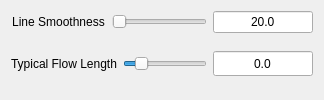
                     <widget class="QFrame" name="autoscaleOnFrame">
                      <property name="frameShape">
                       <enum>QFrame::NoFrame</enum>
                      </property>
                      <property name="frameShadow">
                       <enum>QFrame::Plain</enum>
                      </property>
                      <property name="lineWidth">
                       <number>0</number>
                      </property>
                      <layout class="QHBoxLayout" name="horizontalLayout_15">
                       <item>
                        <layout class="QVBoxLayout" name="verticalLayout_13">
                         <item>
                          <layout class="QHBoxLayout" name="_9">
                           <item>
                            <widget class="QLabel" name="geometrySamplesLabel_2">
                             <property name="sizePolicy">
                              <sizepolicy hsizetype="MinimumExpanding" vsizetype="Preferred">
                               <horstretch>0</horstretch>
                               <verstretch>0</verstretch>
                              </sizepolicy>
                             </property>
                             <property name="minimumSize">
                              <size>
                               <width>0</width>
                               <height>20</height>
                              </size>
                             </property>
                             <property name="text">
                              <string>Line Smoothness</string>
                             </property>
                             <property name="alignment">
                              <set>Qt::AlignCenter</set>
                             </property>
                             <property name="wordWrap">
                              <bool>false</bool>
                             </property>
                            </widget>
                           </item>
                           <item>
                            <widget class="QSlider" name="smoothnessSlider">
                             <property name="minimumSize">
                              <size>
                               <width>75</width>
                               <height>0</height>
                              </size>
                             </property>
                             <property name="maximumSize">
                              <size>
                               <width>100</width>
                               <height>25</height>
                              </size>
                             </property>
                             <property name="toolTip">
                              <string>&lt;!DOCTYPE HTML PUBLIC &quot;-//W3C//DTD HTML 4.0//EN&quot; &quot;http://www.w3.org/TR/REC-html40/strict.dtd&quot;&gt;
&lt;html&gt;&lt;head&gt;&lt;meta name=&quot;qrichtext&quot; content=&quot;1&quot; /&gt;&lt;style type=&quot;text/css&quot;&gt;
p, li { white-space: pre-wrap; }
&lt;/style&gt;&lt;/head&gt;&lt;body style=&quot; font-family:'MS Shell Dlg 2'; font-size:8.25pt; font-weight:400; font-style:normal;&quot;&gt;
&lt;p style=&quot; margin-top:0px; margin-bottom:0px; margin-left:0px; margin-right:0px; -qt-block-indent:0; text-indent:0px;&quot;&gt;&lt;span style=&quot; font-size:8pt;&quot;&gt;Specify how many geometric shapes will be displayed per scene diameter distance, when the steady field is automatically scaled.&lt;/span&gt;&lt;/p&gt;&lt;/body&gt;&lt;/html&gt;</string>
                             </property>
                             <property name="whatsThis">
                              <string>&lt;!DOCTYPE HTML PUBLIC &quot;-//W3C//DTD HTML 4.0//EN&quot; &quot;http://www.w3.org/TR/REC-html40/strict.dtd&quot;&gt;
&lt;html&gt;&lt;head&gt;&lt;meta name=&quot;qrichtext&quot; content=&quot;1&quot; /&gt;&lt;style type=&quot;text/css&quot;&gt;
p, li { white-space: pre-wrap; }
&lt;/style&gt;&lt;/head&gt;&lt;body style=&quot; font-family:'MS Shell Dlg 2'; font-size:8.25pt; font-weight:400; font-style:normal;&quot;&gt;
&lt;p style=&quot; margin-top:0px; margin-bottom:0px; margin-left:0px; margin-right:0px; -qt-block-indent:0; text-indent:0px;&quot;&gt;&lt;span style=&quot; font-size:8pt;&quot;&gt;The smoothness value indicates how&lt;/span&gt;&lt;/p&gt;
&lt;p style=&quot; margin-top:0px; margin-bottom:0px; margin-left:0px; margin-right:0px; -qt-block-indent:0; text-indent:0px;&quot;&gt;&lt;span style=&quot; font-size:8pt;&quot;&gt;frequently steady field lines are sampled&lt;/span&gt;&lt;/p&gt;
&lt;p style=&quot; margin-top:0px; margin-bottom:0px; margin-left:0px; margin-right:0px; -qt-block-indent:0; text-indent:0px;&quot;&gt;&lt;span style=&quot; font-size:8pt;&quot;&gt;along their length when they are displayed.&lt;/span&gt;&lt;/p&gt;
&lt;p style=&quot; margin-top:0px; margin-bottom:0px; margin-left:0px; margin-right:0px; -qt-block-indent:0; text-indent:0px;&quot;&gt;&lt;span style=&quot; font-size:8pt;&quot;&gt;This value is the typical number of samples&lt;/span&gt;&lt;/p&gt;
&lt;p style=&quot; margin-top:0px; margin-bottom:0px; margin-left:0px; margin-right:0px; -qt-block-indent:0; text-indent:0px;&quot;&gt;&lt;span style=&quot; font-size:8pt;&quot;&gt;in a field line of length equal to the diameter&lt;/span&gt;&lt;/p&gt;
&lt;p style=&quot; margin-top:0px; margin-bottom:0px; margin-left:0px; margin-right:0px; -qt-block-indent:0; text-indent:0px;&quot;&gt;&lt;span style=&quot; font-size:8pt;&quot;&gt;of the full data domain.  This is based on&lt;/span&gt;&lt;/p&gt;
&lt;p style=&quot; margin-top:0px; margin-bottom:0px; margin-left:0px; margin-right:0px; -qt-block-indent:0; text-indent:0px;&quot;&gt;&lt;span style=&quot; font-size:8pt;&quot;&gt;the average field magnitude in the region&lt;/span&gt;&lt;/p&gt;
&lt;p style=&quot; margin-top:0px; margin-bottom:0px; margin-left:0px; margin-right:0px; -qt-block-indent:0; text-indent:0px;&quot;&gt;&lt;span style=&quot; font-size:8pt;&quot;&gt;and does not necessary give the&lt;/span&gt;&lt;/p&gt;
&lt;p style=&quot; margin-top:0px; margin-bottom:0px; margin-left:0px; margin-right:0px; -qt-block-indent:0; text-indent:0px;&quot;&gt;&lt;span style=&quot; font-size:8pt;&quot;&gt;actual sample spacing of an individual&lt;/span&gt;&lt;/p&gt;
&lt;p style=&quot; margin-top:0px; margin-bottom:0px; margin-left:0px; margin-right:0px; -qt-block-indent:0; text-indent:0px;&quot;&gt;&lt;span style=&quot; font-size:8pt;&quot;&gt;field line.  To explicitly set the &lt;/span&gt;&lt;/p&gt;
&lt;p style=&quot; margin-top:0px; margin-bottom:0px; margin-left:0px; margin-right:0px; -qt-block-indent:0; text-indent:0px;&quot;&gt;&lt;span style=&quot; font-size:8pt;&quot;&gt;sampling rate, un-check the&lt;/span&gt;&lt;/p&gt;
&lt;p style=&quot; margin-top:0px; margin-bottom:0px; margin-left:0px; margin-right:0px; -qt-block-indent:0; text-indent:0px;&quot;&gt;&lt;span style=&quot; font-size:8pt;&quot;&gt;option &amp;quot;Automatically scale steady&lt;/span&gt;&lt;/p&gt;
&lt;p style=&quot; margin-top:0px; margin-bottom:0px; margin-left:0px; margin-right:0px; -qt-block-indent:0; text-indent:0px;&quot;&gt;&lt;span style=&quot; font-size:8pt;&quot;&gt;field&amp;quot;&lt;/span&gt;&lt;/p&gt;&lt;/body&gt;&lt;/html&gt;</string>
                             </property>
                             <property name="maximum">
                              <number>256</number>
                             </property>
                             <property name="tracking">
                              <bool>false</bool>
                             </property>
                             <property name="orientation">
                              <enum>Qt::Horizontal</enum>
                             </property>
                            </widget>
                           </item>
                           <item>
                            <widget class="QLineEdit" name="smoothnessSamplesEdit">
                             <property name="minimumSize">
                              <size>
                               <width>100</width>
                               <height>20</height>
                              </size>
                             </property>
                             <property name="maximumSize">
                              <size>
                               <width>100</width>
                               <height>32767</height>
                              </size>
                             </property>
                             <property name="toolTip">
                              <string>&lt;!DOCTYPE HTML PUBLIC &quot;-//W3C//DTD HTML 4.0//EN&quot; &quot;http://www.w3.org/TR/REC-html40/strict.dtd&quot;&gt;
&lt;html&gt;&lt;head&gt;&lt;meta name=&quot;qrichtext&quot; content=&quot;1&quot; /&gt;&lt;style type=&quot;text/css&quot;&gt;
p, li { white-space: pre-wrap; }
&lt;/style&gt;&lt;/head&gt;&lt;body style=&quot; font-family:'MS Shell Dlg 2'; font-size:8.25pt; font-weight:400; font-style:normal;&quot;&gt;
&lt;p style=&quot; margin-top:0px; margin-bottom:0px; margin-left:0px; margin-right:0px; -qt-block-indent:0; text-indent:0px;&quot;&gt;&lt;span style=&quot; font-size:8pt;&quot;&gt;Specify how many geometric shapes will be displayed per scene diameter distance, when the steady field is automatically scaled.&lt;/span&gt;&lt;/p&gt;&lt;/body&gt;&lt;/html&gt;</string>
                             </property>
                             <property name="whatsThis">
                              <string>&lt;!DOCTYPE HTML PUBLIC &quot;-//W3C//DTD HTML 4.0//EN&quot; &quot;http://www.w3.org/TR/REC-html40/strict.dtd&quot;&gt;
&lt;html&gt;&lt;head&gt;&lt;meta name=&quot;qrichtext&quot; content=&quot;1&quot; /&gt;&lt;style type=&quot;text/css&quot;&gt;
p, li { white-space: pre-wrap; }
&lt;/style&gt;&lt;/head&gt;&lt;body style=&quot; font-family:'MS Shell Dlg 2'; font-size:8.25pt; font-weight:400; font-style:normal;&quot;&gt;
&lt;p style=&quot; margin-top:0px; margin-bottom:0px; margin-left:0px; margin-right:0px; -qt-block-indent:0; text-indent:0px;&quot;&gt;&lt;span style=&quot; font-size:8pt;&quot;&gt;The smoothness value indicates how&lt;/span&gt;&lt;/p&gt;
&lt;p style=&quot; margin-top:0px; margin-bottom:0px; margin-left:0px; margin-right:0px; -qt-block-indent:0; text-indent:0px;&quot;&gt;&lt;span style=&quot; font-size:8pt;&quot;&gt;frequently steady field lines are sampled&lt;/span&gt;&lt;/p&gt;
&lt;p style=&quot; margin-top:0px; margin-bottom:0px; margin-left:0px; margin-right:0px; -qt-block-indent:0; text-indent:0px;&quot;&gt;&lt;span style=&quot; font-size:8pt;&quot;&gt;along their length when they are displayed.&lt;/span&gt;&lt;/p&gt;
&lt;p style=&quot; margin-top:0px; margin-bottom:0px; margin-left:0px; margin-right:0px; -qt-block-indent:0; text-indent:0px;&quot;&gt;&lt;span style=&quot; font-size:8pt;&quot;&gt;This value is the typical number of samples&lt;/span&gt;&lt;/p&gt;
&lt;p style=&quot; margin-top:0px; margin-bottom:0px; margin-left:0px; margin-right:0px; -qt-block-indent:0; text-indent:0px;&quot;&gt;&lt;span style=&quot; font-size:8pt;&quot;&gt;in a field line of length equal to the diameter&lt;/span&gt;&lt;/p&gt;
&lt;p style=&quot; margin-top:0px; margin-bottom:0px; margin-left:0px; margin-right:0px; -qt-block-indent:0; text-indent:0px;&quot;&gt;&lt;span style=&quot; font-size:8pt;&quot;&gt;of the full data domain.  This is based on&lt;/span&gt;&lt;/p&gt;
&lt;p style=&quot; margin-top:0px; margin-bottom:0px; margin-left:0px; margin-right:0px; -qt-block-indent:0; text-indent:0px;&quot;&gt;&lt;span style=&quot; font-size:8pt;&quot;&gt;the average field magnitude in the region&lt;/span&gt;&lt;/p&gt;
&lt;p style=&quot; margin-top:0px; margin-bottom:0px; margin-left:0px; margin-right:0px; -qt-block-indent:0; text-indent:0px;&quot;&gt;&lt;span style=&quot; font-size:8pt;&quot;&gt;and does not necessary give the&lt;/span&gt;&lt;/p&gt;
&lt;p style=&quot; margin-top:0px; margin-bottom:0px; margin-left:0px; margin-right:0px; -qt-block-indent:0; text-indent:0px;&quot;&gt;&lt;span style=&quot; font-size:8pt;&quot;&gt;actual sample spacing of an individual&lt;/span&gt;&lt;/p&gt;
&lt;p style=&quot; margin-top:0px; margin-bottom:0px; margin-left:0px; margin-right:0px; -qt-block-indent:0; text-indent:0px;&quot;&gt;&lt;span style=&quot; font-size:8pt;&quot;&gt;field line.  To explicitly set the &lt;/span&gt;&lt;/p&gt;
&lt;p style=&quot; margin-top:0px; margin-bottom:0px; margin-left:0px; margin-right:0px; -qt-block-indent:0; text-indent:0px;&quot;&gt;&lt;span style=&quot; font-size:8pt;&quot;&gt;sampling rate, un-check the&lt;/span&gt;&lt;/p&gt;
&lt;p style=&quot; margin-top:0px; margin-bottom:0px; margin-left:0px; margin-right:0px; -qt-block-indent:0; text-indent:0px;&quot;&gt;&lt;span style=&quot; font-size:8pt;&quot;&gt;option &amp;quot;Automatically scale steady&lt;/span&gt;&lt;/p&gt;
&lt;p style=&quot; margin-top:0px; margin-bottom:0px; margin-left:0px; margin-right:0px; -qt-block-indent:0; text-indent:0px;&quot;&gt;&lt;span style=&quot; font-size:8pt;&quot;&gt;field&amp;quot;&lt;/span&gt;&lt;/p&gt;&lt;/body&gt;&lt;/html&gt;</string>
                             </property>
                             <property name="text">
                              <string>20.0</string>
                             </property>
                             <property name="alignment">
                              <set>Qt::AlignHCenter</set>
                             </property>
                            </widget>
                           </item>
                          </layout>
                         </item>
                         <item>
                          <layout class="QHBoxLayout" name="_10">
                           <item>
                            <widget class="QLabel" name="textLabel3_12_3_2_4">
                             <property name="sizePolicy">
                              <sizepolicy hsizetype="MinimumExpanding" vsizetype="Expanding">
                               <horstretch>0</horstretch>
                               <verstretch>0</verstretch>
                              </sizepolicy>
                             </property>
                             <property name="minimumSize">
                              <size>
                               <width>0</width>
                               <height>20</height>
                              </size>
                             </property>
                             <property name="text">
                              <string>Typical Flow Length</string>
                             </property>
                             <property name="alignment">
                              <set>Qt::AlignCenter</set>
                             </property>
                             <property name="wordWrap">
                              <bool>false</bool>
                             </property>
                            </widget>
                           </item>
                           <item>
                            <widget class="QSlider" name="steadyLengthSlider">
                             <property name="sizePolicy">
                              <sizepolicy hsizetype="Expanding" vsizetype="Expanding">
                               <horstretch>0</horstretch>
                               <verstretch>0</verstretch>
                              </sizepolicy>
                             </property>
                             <property name="minimumSize">
                              <size>
                               <width>75</width>
                               <height>0</height>
                              </size>
                             </property>
                             <property name="maximumSize">
                              <size>
                               <width>100</width>
                               <height>25</height>
                              </size>
                             </property>
                             <property name="toolTip">
                              <string>&lt;!DOCTYPE HTML PUBLIC &quot;-//W3C//DTD HTML 4.0//EN&quot; &quot;http://www.w3.org/TR/REC-html40/strict.dtd&quot;&gt;
&lt;html&gt;&lt;head&gt;&lt;meta name=&quot;qrichtext&quot; content=&quot;1&quot; /&gt;&lt;style type=&quot;text/css&quot;&gt;
p, li { white-space: pre-wrap; }
&lt;/style&gt;&lt;/head&gt;&lt;body style=&quot; font-family:'MS Shell Dlg 2'; font-size:8.25pt; font-weight:400; font-style:normal;&quot;&gt;
&lt;p style=&quot; margin-top:0px; margin-bottom:0px; margin-left:0px; margin-right:0px; -qt-block-indent:0; text-indent:0px;&quot;&gt;&lt;span style=&quot; font-size:8pt;&quot;&gt;Specify the typical length of flow lines relative to domain size, when the steady field is automatically scaled.&lt;/span&gt;&lt;/p&gt;&lt;/body&gt;&lt;/html&gt;</string>
                             </property>
                             <property name="whatsThis">
                              <string>&lt;!DOCTYPE HTML PUBLIC &quot;-//W3C//DTD HTML 4.0//EN&quot; &quot;http://www.w3.org/TR/REC-html40/strict.dtd&quot;&gt;
&lt;html&gt;&lt;head&gt;&lt;meta name=&quot;qrichtext&quot; content=&quot;1&quot; /&gt;&lt;style type=&quot;text/css&quot;&gt;
p, li { white-space: pre-wrap; }
&lt;/style&gt;&lt;/head&gt;&lt;body style=&quot; font-family:'MS Shell Dlg 2'; font-size:8.25pt; font-weight:400; font-style:normal;&quot;&gt;
&lt;p style=&quot; margin-top:0px; margin-bottom:0px; margin-left:0px; margin-right:0px; -qt-block-indent:0; text-indent:0px;&quot;&gt;&lt;span style=&quot; font-size:8pt;&quot;&gt;The flow length value determines&lt;/span&gt;&lt;/p&gt;
&lt;p style=&quot; margin-top:0px; margin-bottom:0px; margin-left:0px; margin-right:0px; -qt-block-indent:0; text-indent:0px;&quot;&gt;&lt;span style=&quot; font-size:8pt;&quot;&gt;typical length of field lines relative&lt;/span&gt;&lt;/p&gt;
&lt;p style=&quot; margin-top:0px; margin-bottom:0px; margin-left:0px; margin-right:0px; -qt-block-indent:0; text-indent:0px;&quot;&gt;&lt;span style=&quot; font-size:8pt;&quot;&gt;to the diameter of the full data&lt;/span&gt;&lt;/p&gt;
&lt;p style=&quot; margin-top:0px; margin-bottom:0px; margin-left:0px; margin-right:0px; -qt-block-indent:0; text-indent:0px;&quot;&gt;&lt;span style=&quot; font-size:8pt;&quot;&gt;extents. It is based on the average&lt;/span&gt;&lt;/p&gt;
&lt;p style=&quot; margin-top:0px; margin-bottom:0px; margin-left:0px; margin-right:0px; -qt-block-indent:0; text-indent:0px;&quot;&gt;&lt;span style=&quot; font-size:8pt;&quot;&gt;steady field magnitude in the region,&lt;/span&gt;&lt;/p&gt;
&lt;p style=&quot; margin-top:0px; margin-bottom:0px; margin-left:0px; margin-right:0px; -qt-block-indent:0; text-indent:0px;&quot;&gt;&lt;span style=&quot; font-size:8pt;&quot;&gt;and does not specify the actual&lt;/span&gt;&lt;/p&gt;
&lt;p style=&quot; margin-top:0px; margin-bottom:0px; margin-left:0px; margin-right:0px; -qt-block-indent:0; text-indent:0px;&quot;&gt;&lt;span style=&quot; font-size:8pt;&quot;&gt;length of individual field lines.&lt;/span&gt;&lt;/p&gt;
&lt;p style=&quot; margin-top:0px; margin-bottom:0px; margin-left:0px; margin-right:0px; -qt-block-indent:0; text-indent:0px;&quot;&gt;&lt;span style=&quot; font-size:8pt;&quot;&gt;Field lines that exit the region will&lt;/span&gt;&lt;/p&gt;
&lt;p style=&quot; margin-top:0px; margin-bottom:0px; margin-left:0px; margin-right:0px; -qt-block-indent:0; text-indent:0px;&quot;&gt;&lt;span style=&quot; font-size:8pt;&quot;&gt;be shorter. To manually control the&lt;/span&gt;&lt;/p&gt;
&lt;p style=&quot; margin-top:0px; margin-bottom:0px; margin-left:0px; margin-right:0px; -qt-block-indent:0; text-indent:0px;&quot;&gt;&lt;span style=&quot; font-size:8pt;&quot;&gt;length, un-check the option &lt;/span&gt;&lt;/p&gt;
&lt;p style=&quot; margin-top:0px; margin-bottom:0px; margin-left:0px; margin-right:0px; -qt-block-indent:0; text-indent:0px;&quot;&gt;&lt;span style=&quot; font-size:8pt;&quot;&gt;&amp;quot;Automatically scale steady field&amp;quot;&lt;/span&gt;&lt;/p&gt;
&lt;p style=&quot; margin-top:0px; margin-bottom:0px; margin-left:0px; margin-right:0px; -qt-block-indent:0; text-indent:0px;&quot;&gt;&lt;span style=&quot; font-size:8pt;&quot;&gt;and adjust the steady field scale&lt;/span&gt;&lt;/p&gt;
&lt;p style=&quot; margin-top:0px; margin-bottom:0px; margin-left:0px; margin-right:0px; -qt-block-indent:0; text-indent:0px;&quot;&gt;&lt;span style=&quot; font-size:8pt;&quot;&gt;factor appropriately.&lt;/span&gt;&lt;/p&gt;&lt;/body&gt;&lt;/html&gt;</string>
                             </property>
                             <property name="minimum">
                              <number>1</number>
                             </property>
                             <property name="maximum">
                              <number>256</number>
                             </property>
                             <property name="value">
                              <number>40</number>
                             </property>
                             <property name="tracking">
                              <bool>false</bool>
                             </property>
                             <property name="orientation">
                              <enum>Qt::Horizontal</enum>
                             </property>
                            </widget>
                           </item>
                           <item>
                            <widget class="QLineEdit" name="steadyLengthEdit">
                             <property name="sizePolicy">
                              <sizepolicy hsizetype="Fixed" vsizetype="Expanding">
                               <horstretch>0</horstretch>
                               <verstretch>0</verstretch>
                              </sizepolicy>
                             </property>
                             <property name="minimumSize">
                              <size>
                               <width>100</width>
                               <height>20</height>
                              </size>
                             </property>
                             <property name="maximumSize">
                              <size>
                               <width>100</width>
                               <height>25</height>
                              </size>
                             </property>
                             <property name="toolTip">
                              <string>&lt;!DOCTYPE HTML PUBLIC &quot;-//W3C//DTD HTML 4.0//EN&quot; &quot;http://www.w3.org/TR/REC-html40/strict.dtd&quot;&gt;
&lt;html&gt;&lt;head&gt;&lt;meta name=&quot;qrichtext&quot; content=&quot;1&quot; /&gt;&lt;style type=&quot;text/css&quot;&gt;
p, li { white-space: pre-wrap; }
&lt;/style&gt;&lt;/head&gt;&lt;body style=&quot; font-family:'MS Shell Dlg 2'; font-size:8.25pt; font-weight:400; font-style:normal;&quot;&gt;
&lt;p style=&quot; margin-top:0px; margin-bottom:0px; margin-left:0px; margin-right:0px; -qt-block-indent:0; text-indent:0px;&quot;&gt;&lt;span style=&quot; font-size:8pt;&quot;&gt;Specify the typical length of flow lines relative to domain size, when the steady field is automatically scaled.&lt;/span&gt;&lt;/p&gt;&lt;/body&gt;&lt;/html&gt;</string>
                             </property>
                             <property name="whatsThis">
                              <string>&lt;!DOCTYPE HTML PUBLIC &quot;-//W3C//DTD HTML 4.0//EN&quot; &quot;http://www.w3.org/TR/REC-html40/strict.dtd&quot;&gt;
&lt;html&gt;&lt;head&gt;&lt;meta name=&quot;qrichtext&quot; content=&quot;1&quot; /&gt;&lt;style type=&quot;text/css&quot;&gt;
p, li { white-space: pre-wrap; }
&lt;/style&gt;&lt;/head&gt;&lt;body style=&quot; font-family:'MS Shell Dlg 2'; font-size:8.25pt; font-weight:400; font-style:normal;&quot;&gt;
&lt;p style=&quot; margin-top:0px; margin-bottom:0px; margin-left:0px; margin-right:0px; -qt-block-indent:0; text-indent:0px;&quot;&gt;&lt;span style=&quot; font-size:8pt;&quot;&gt;The flow length value determines&lt;/span&gt;&lt;/p&gt;
&lt;p style=&quot; margin-top:0px; margin-bottom:0px; margin-left:0px; margin-right:0px; -qt-block-indent:0; text-indent:0px;&quot;&gt;&lt;span style=&quot; font-size:8pt;&quot;&gt;typical length of field lines relative&lt;/span&gt;&lt;/p&gt;
&lt;p style=&quot; margin-top:0px; margin-bottom:0px; margin-left:0px; margin-right:0px; -qt-block-indent:0; text-indent:0px;&quot;&gt;&lt;span style=&quot; font-size:8pt;&quot;&gt;to the diameter of the full data&lt;/span&gt;&lt;/p&gt;
&lt;p style=&quot; margin-top:0px; margin-bottom:0px; margin-left:0px; margin-right:0px; -qt-block-indent:0; text-indent:0px;&quot;&gt;&lt;span style=&quot; font-size:8pt;&quot;&gt;extents. It is based on the average&lt;/span&gt;&lt;/p&gt;
&lt;p style=&quot; margin-top:0px; margin-bottom:0px; margin-left:0px; margin-right:0px; -qt-block-indent:0; text-indent:0px;&quot;&gt;&lt;span style=&quot; font-size:8pt;&quot;&gt;steady field magnitude in the region,&lt;/span&gt;&lt;/p&gt;
&lt;p style=&quot; margin-top:0px; margin-bottom:0px; margin-left:0px; margin-right:0px; -qt-block-indent:0; text-indent:0px;&quot;&gt;&lt;span style=&quot; font-size:8pt;&quot;&gt;and does not specify the actual&lt;/span&gt;&lt;/p&gt;
&lt;p style=&quot; margin-top:0px; margin-bottom:0px; margin-left:0px; margin-right:0px; -qt-block-indent:0; text-indent:0px;&quot;&gt;&lt;span style=&quot; font-size:8pt;&quot;&gt;length of individual field lines.&lt;/span&gt;&lt;/p&gt;
&lt;p style=&quot; margin-top:0px; margin-bottom:0px; margin-left:0px; margin-right:0px; -qt-block-indent:0; text-indent:0px;&quot;&gt;&lt;span style=&quot; font-size:8pt;&quot;&gt;Field lines that exit the region will&lt;/span&gt;&lt;/p&gt;
&lt;p style=&quot; margin-top:0px; margin-bottom:0px; margin-left:0px; margin-right:0px; -qt-block-indent:0; text-indent:0px;&quot;&gt;&lt;span style=&quot; font-size:8pt;&quot;&gt;be shorter. To manually control the&lt;/span&gt;&lt;/p&gt;
&lt;p style=&quot; margin-top:0px; margin-bottom:0px; margin-left:0px; margin-right:0px; -qt-block-indent:0; text-indent:0px;&quot;&gt;&lt;span style=&quot; font-size:8pt;&quot;&gt;length, un-check the option &lt;/span&gt;&lt;/p&gt;
&lt;p style=&quot; margin-top:0px; margin-bottom:0px; margin-left:0px; margin-right:0px; -qt-block-indent:0; text-indent:0px;&quot;&gt;&lt;span style=&quot; font-size:8pt;&quot;&gt;&amp;quot;Automatically scale steady field&amp;quot;&lt;/span&gt;&lt;/p&gt;
&lt;p style=&quot; margin-top:0px; margin-bottom:0px; margin-left:0px; margin-right:0px; -qt-block-indent:0; text-indent:0px;&quot;&gt;&lt;span style=&quot; font-size:8pt;&quot;&gt;and adjust the steady field scale&lt;/span&gt;&lt;/p&gt;
&lt;p style=&quot; margin-top:0px; margin-bottom:0px; margin-left:0px; margin-right:0px; -qt-block-indent:0; text-indent:0px;&quot;&gt;&lt;span style=&quot; font-size:8pt;&quot;&gt;factor appropriately.&lt;/span&gt;&lt;/p&gt;&lt;/body&gt;&lt;/html&gt;</string>
                             </property>
                             <property name="text">
                              <string>0.0</string>
                             </property>
                             <property name="maxLength">
                              <number>200</number>
                             </property>
                             <property name="alignment">
                              <set>Qt::AlignHCenter</set>
                             </property>
                            </widget>
                           </item>
                          </layout>
                         </item>
                        </layout>
                       </item>
                      </layout>
                     </widget>
